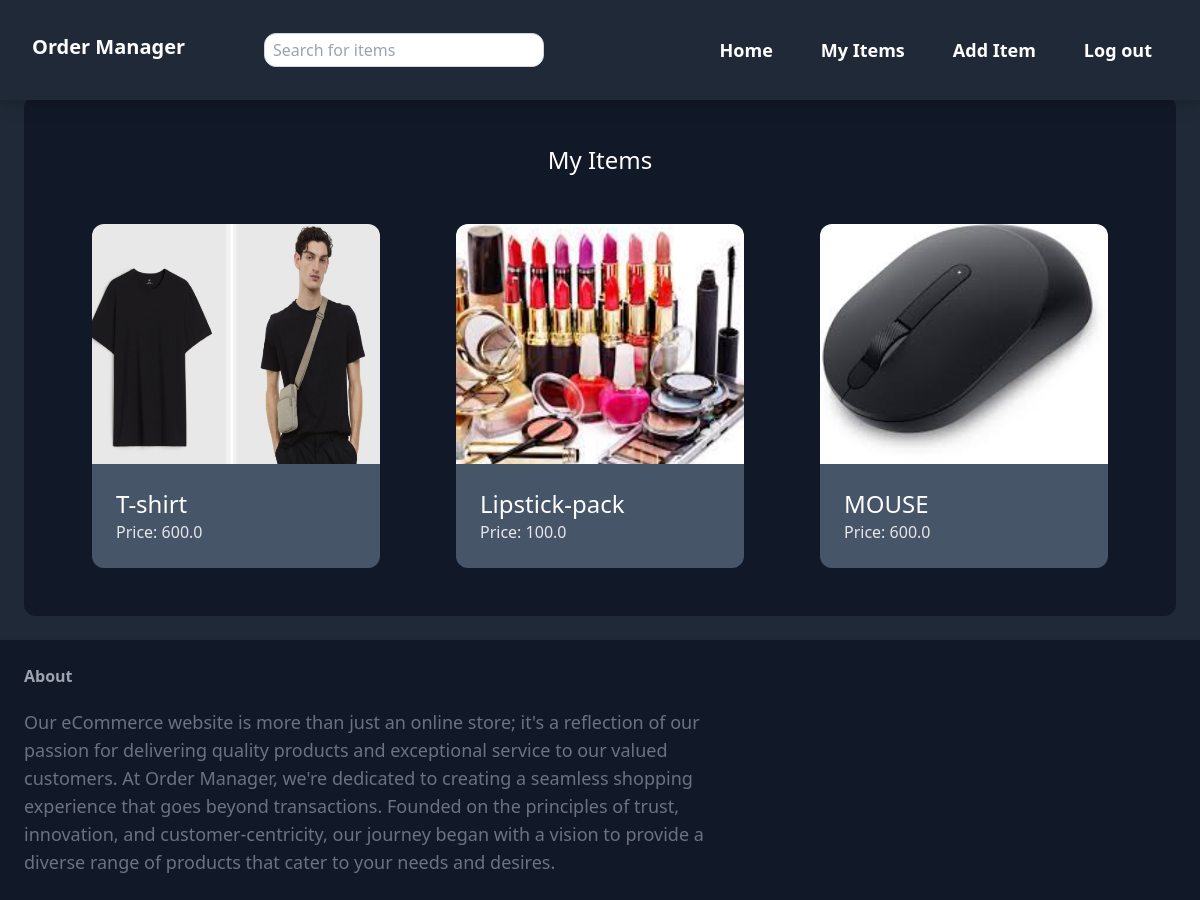
Before: /myitems/ (signed in) with the older database file.
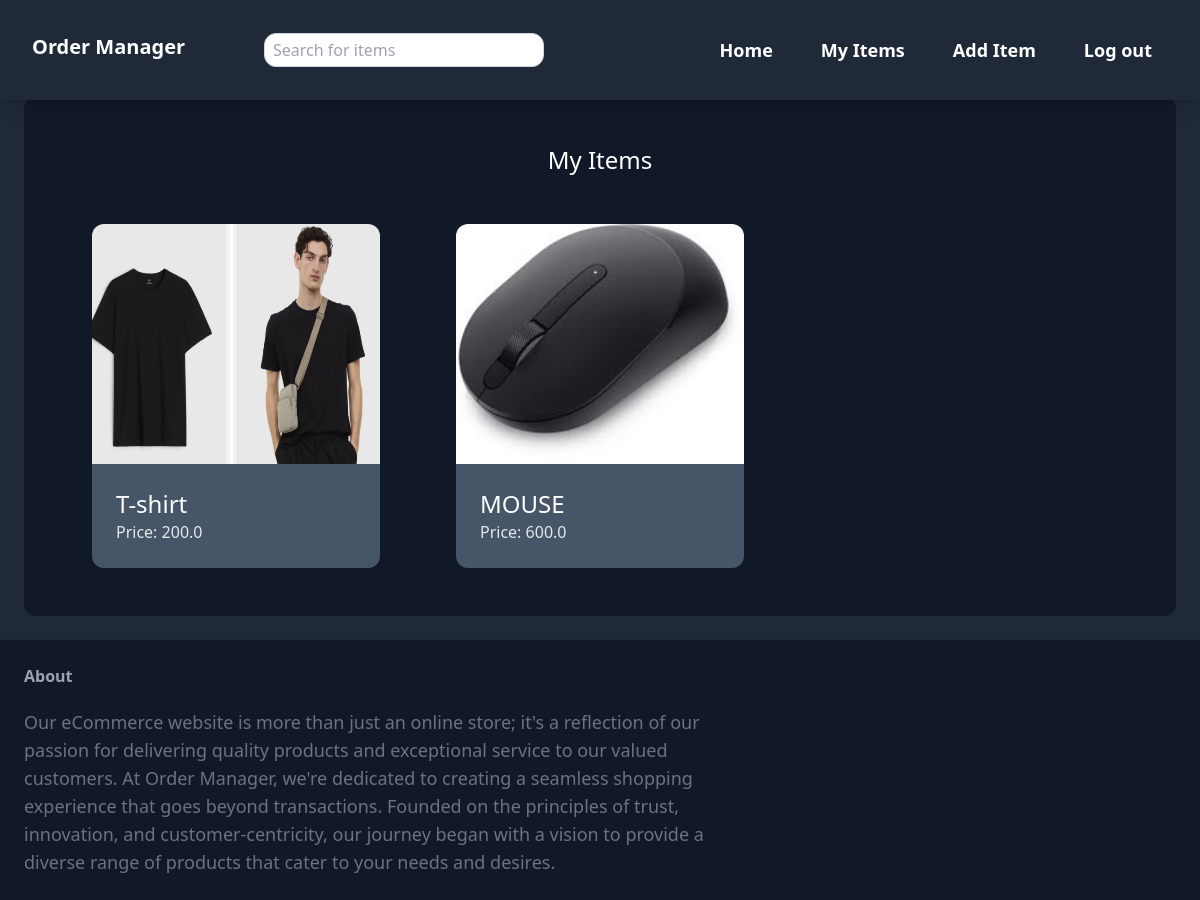
After: the same page with the newer database file.
### item/models.py (models this page shows, shortened)
class Item(models.Model):
    category = models.ForeignKey(Category, related_name='items', on_delete=models.CASCADE)
    name = models.CharField(max_length=255)
    description = models.TextField(blank=True, null=True)
    price = models.FloatField()
    image = models.ImageField(upload_to='item_images', blank=True, null=True)
    created_by = models.ForeignKey(User, related_name='items', on_delete=models.CASCADE)
    created_at = models.DateTimeField(auto_now_add=True)
    priority_tag = models.ForeignKey(PriorityTag, related_name='items', on_delete=models.SET_NULL, null=True, blank=True)

### myitems/views.py (the view)
# urls.py: path('',views.index,name='index'),
@login_required
def index(request):
    items=Item.objects.filter(created_by=request.user)
    return render(request,'myitems/index.html',{
        'items': items
    })

### myitems/templates/myitems/index.html
{% extends 'core/base.html' %}
{% block content %}
    <div class="mt-6 px-10 py-12 bg-[#111827] rounded-xl">
        <h2 class="mb-12 text-white text-2xl text-center">My Items</h2>
        <div class="grid grid-cols-3 gap-5 ">
            {% for item in items %}
            <div class="flex flex-col items-center">
                <a href="{% url 'item:detail' item.id %}">
                    <div class="w-fit">
                        <img src="{{ item.image.url }}" class="h-60 w-72 rounded-t-xl">
                    </div>
                    <div class="p-6 bg-slate-600 rounded-b-xl w-72">
                        <h2 class="text-2xl text-white">{{ item.name }}</h2>
                        <p class="text-gray-200">Price: {{ item.price }}</p>
                    </div>
                </a>
            </div>
            {% empty %}
            <div class="w-full h-screen">
                <h2 class="text-xl  text-white">Oops, No items found :( </h2>
            </div>
        {% endfor %}
        </div>
    </div>
{% endblock %}

Changed rows visible on the page:
removed Item: image (picture), name "Lipstick-pack", price "100.0"
changed Item "T-shirt": price "600.0" → "200.0"
